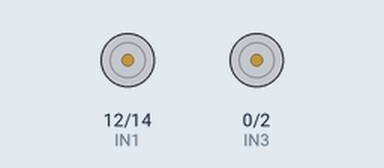
Recording of a sketch running on a simulated ESP8266 (NodeMCU). On the bench: motor-driver pin pairs drawn as motors (green arrow = first pin HIGH = forward, orange = second pin HIGH = backward, longer = more drive, scaled by the enable pin). WiFi joins after 1.5 s; servers stay silent unless stated; the Firebase database answers and starts empty; what the sketch prints to the serial monitor is not drawn.

Above: at 0.1 s.
At 1.7 s:
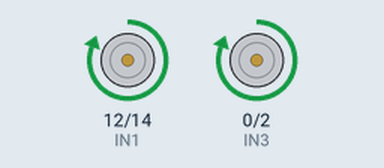
Timing chart, 0 to 3.2 s (numbered marks = the images above):
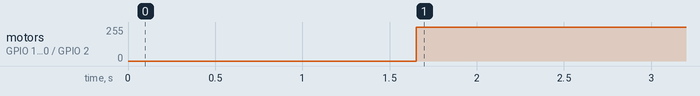

Measured:
- by itself, motor on GPIO 12 (IN1) / GPIO 14 (IN2), motor on GPIO 0 (IN3) / GPIO 2 (IN4): stopped → forward 255/255 at 1.7 s

The sketch:

LowerJcb4.ino
```cpp
/* Interface L298N With NodeMCU
 * By TheCircuit
 */

#include <ESP8266WiFi.h>
#include <FirebaseArduino.h>

// Set these to run example.
#define FIREBASE_HOST "test500-74a43.firebaseio.com"
#define FIREBASE_AUTH "3YZAbPgLyJRLqpeFJMiKQsJFMCG1lB6qN2FnOgQT"
#define WIFI_SSID "swapnil"
#define WIFI_PASSWORD "ONLYME@121#"

int ENA = 13; //4;
int IN1 = 12; //0;
int IN2 = 14; //2;

int ENB = 4; //4;
int IN3 = 0; //0;
int IN4 = 2; //2;

void setup() {
  Serial.begin(9600);

  // connect to wifi.
  WiFi.begin(WIFI_SSID, WIFI_PASSWORD);
  Serial.print("connecting");
  while (WiFi.status() != WL_CONNECTED) {
    Serial.print(".");
    delay(500);
  }
  Serial.println();
  Serial.print("connected: ");
  Serial.println(WiFi.localIP());

  Firebase.begin(FIREBASE_HOST, FIREBASE_AUTH);
// set all the motor control pins to outputs
pinMode(ENA, OUTPUT);
pinMode(IN1, OUTPUT);
pinMode(IN2, OUTPUT);
pinMode(ENB, OUTPUT);
pinMode(IN3, OUTPUT);
pinMode(IN4, OUTPUT);

}
void loop() {
 // testOne();

  Serial.print("number: ");
  float forward=Firebase.getFloat("drive");
  Serial.println(forward);
  if(forward==0){
    digitalWrite(ENA, 10);  // set speed to 200 out of possible range 0~255
    digitalWrite(IN1, HIGH);
    digitalWrite(IN2, LOW);
    digitalWrite(ENB, 10);  // set speed to 200 out of possible range 0~255
    digitalWrite(IN3, HIGH);
    digitalWrite(IN4, LOW);
    }

     if(forward==2){
     digitalWrite(ENA, 10);  // set speed to 200 out of possible range 0~255
    digitalWrite(IN1, LOW);
    digitalWrite(IN2, HIGH);
    digitalWrite(ENB, 100);  // set speed to 200 out of possible range 0~255
    digitalWrite(IN3, LOW);
    digitalWrite(IN4, HIGH);
      }

      if(forward==3){
        digitalWrite(ENA, 10);  // set speed to 200 out of possible range 0~255
        digitalWrite(IN1, HIGH);//Left Right
        digitalWrite(IN2, LOW);
        digitalWrite(ENB, 10);  // set speed to 200 out of possible range 0~255
        digitalWrite(IN3, LOW);
        digitalWrite(IN4, HIGH);
        }

        if(forward==4){
        digitalWrite(ENA, 10);  // set speed to 200 out of possible range 0~255
        digitalWrite(IN1, LOW);//Left Right
        digitalWrite(IN2, HIGH);
        digitalWrite(ENB, 10);  // set speed to 200 out of possible range 0~255
        digitalWrite(IN3, HIGH);
        digitalWrite(IN4, LOW);

        }

        if(forward==1){
           digitalWrite(ENA,LOW);  // set speed to 200 out of possible range 0~255
        digitalWrite(IN1, LOW);//Left Right
        digitalWrite(IN2, LOW);
        digitalWrite(ENB, LOW);  // set speed to 200 out of possible range 0~255
        digitalWrite(IN3, LOW);
        digitalWrite(IN4, LOW);
          }

}
```
